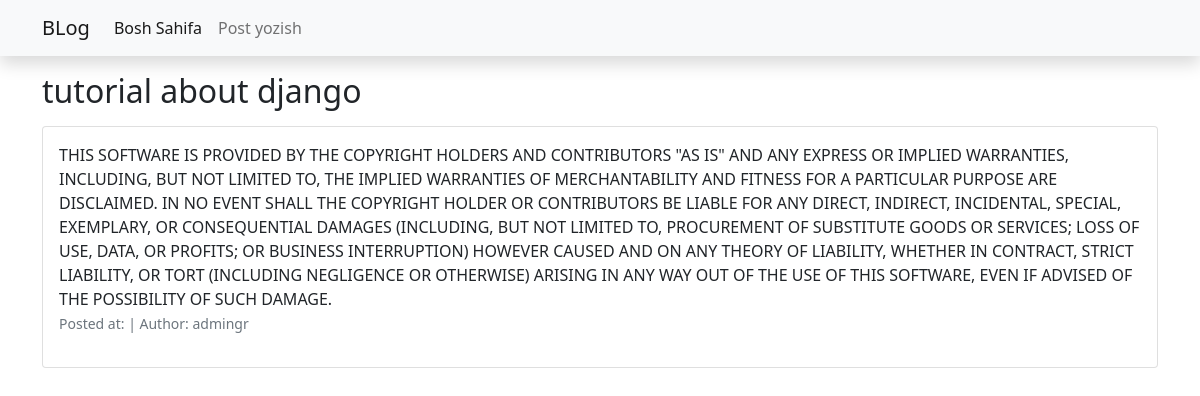
Page /2/ on the committed database.
### posts/models.py (models this page shows, shortened)
class Post(models.Model):
    author = models.ForeignKey(User, on_delete=models.CASCADE)
    title = models.CharField(max_length=100)
    body = models.TextField()
    created_at = models.DateTimeField(auto_now_add=True)
    updated_at = models.DateTimeField(auto_now=True)
    class Meta:
        ordering = ['-id']

### posts/views.py (the view)
# urls.py: path("<int:pk>/", PostDetailView.as_view(), name="detail"),
class PostDetailView(generic.DetailView):
  model = Post
  template_name = 'post_detail.html'
  context_object_name = 'post'

### templates/post_detail.html (shortened to what this page needs)
{% extends "base.html" %}
{% block content %}
    <h2 class="mt-3" >{{post.title}}</h2>
    <div class="card mt-3 ">
        <div class="card-body">
            {{post.body}}
            <p> <small class="text-muted" > Posted at: {{post.created}} | Author: {{post.author}} </small> </p>
      </div>
    </div>
{% endblock %}

### templates/base.html (shortened to what this page needs)
<!DOCTYPE html>
<html>
<head>
    <link href="https://cdn.jsdelivr.net/npm/bootstrap@5.0.2/dist/css/bootstrap.min.css" rel="stylesheet">
</head>
<body>
    <nav class="navbar shadow navbar-expand-lg navbar-light bg-light">
      <div class="container ">
        <a class="navbar-brand" href="/">BLog</a>
        <div class="navbar-collapse" id="navbarNav">
          <ul class="navbar-nav">
            <li class="nav-item">
              <a class="nav-link active" aria-current="page" href="/">Bosh Sahifa</a>
            </li>
            <li class="nav-item">
              <a class="nav-link" href="{% url 'posts:create' %}">Post yozish</a>
            </li>
          </ul>
        </div>
      </div>
    </nav>
    <div class="container" >{% block content %}{% endblock %}</div>
</body>
</html>

### rows in the picture
Post: title "tutorial about django", body "THIS SOFTWARE IS PROVIDED BY THE COPYRIGHT HOLDERS AND CONTRIBUTORS \"AS IS\" AND ANY EXPRESS OR IMPLIED WARRANTIES, INCLUDING, BUT NOT LIMITED TO, THE IMPLIED WARRANTIES OF MERCHANTABILITY AND FITNESS FOR A PARTICULAR PURPOSE ARE DISCLAIMED. IN NO EVENT SHALL THE COPYRIGHT HOLDER OR CONTRIBUTORS BE LIABLE FOR ANY DIRECT, INDIRECT, INCIDENTAL, SPECIAL, EXEMPLARY, OR CONSEQUENTIAL DAMAGES (INCLUDING, BUT NOT LIMITED TO, PROCUREMENT OF SUBSTITUTE GOODS OR SERVICES; LOSS OF USE, DATA, OR PROFITS; OR BUSINESS INTERRUPTION) HOWEVER CAUSED AND ON ANY THEORY OF LIABILITY, WHETHER IN CONTRACT, STRICT LIABILITY, OR TORT (INCLUDING NEGLIGENCE OR OTHERWISE) ARISING IN ANY WAY OUT OF THE USE OF THIS…", author "admingr"
